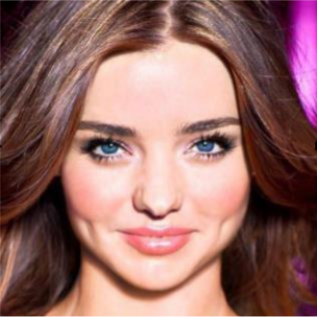
#> input picture training/dataset/library/000_0000.png, 317 x 317 px
$ python -i face_utils.py   (imports and definitions only)   (older library calls are emulated)
#> lines starting #> are read from the running program, lines starting #| are printed output that depends on the picture
import cv2
import numpy as np
from skimage import transform as trans


# [18 lines left out: function get_keypts, not called in this run]


def img_align_crop(img, landmark=None, outsize=None, scale=1.3, mask=None):
\
\


    M = None

    target_size = [112, 112]

    dst = np.array([
        [30.2946, 51.6963],
        [65.5318, 51.5014],
        [48.0252, 71.7366],
        [33.5493, 92.3655],
        [62.7299, 92.2041]], dtype=np.float32)

    if target_size[1] == 112:
        dst[:, 0] += 8.0

    dst[:, 0] = dst[:, 0] * outsize[0] / target_size[0]
    dst[:, 1] = dst[:, 1] * outsize[1] / target_size[1]

    target_size = outsize

    margin_rate = scale - 1
    x_margin = target_size[0] * margin_rate / 2.
    y_margin = target_size[1] * margin_rate / 2.


    dst[:, 0] += x_margin
    dst[:, 1] += y_margin


    dst[:, 0] *= target_size[0] / (target_size[0] + 2 * x_margin)
    dst[:, 1] *= target_size[1] / (target_size[1] + 2 * y_margin)

    src = landmark.astype(np.float32)


    tform = trans.SimilarityTransform()
    tform.estimate(src, dst)
    M = tform.params[0:2, :]


    img = cv2.warpAffine(img, M, (target_size[1], target_size[0]))

    if outsize is not None:
        img = cv2.resize(img, (outsize[1], outsize[0]))

    if mask is not None:
        mask = cv2.warpAffine(mask, M, (target_size[1], target_size[0]))
        mask = cv2.resize(mask, (outsize[1], outsize[0]))
        return img, mask
    else:
        return img


# [150 lines left out: functions expand_bbox, extract_face_MTCNN, extract_aligned_face_MTCNN, extract_face_DLIB, not called in this run]

>>> import cv2
>>> picture = cv2.imread('library/000_0000.png', cv2.IMREAD_GRAYSCALE)
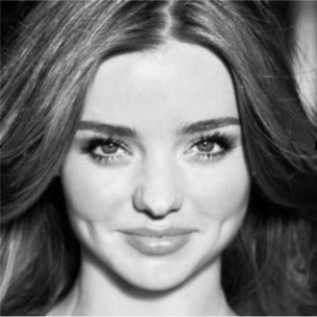
#> picture: shape (317, 317); min 0, max 244, mean 117.8
>>> result = img_align_crop(picture)
#> (the run stopped early here; a loop or call above may not have finished)

$ run again, on training/dataset/library/001_0000.png
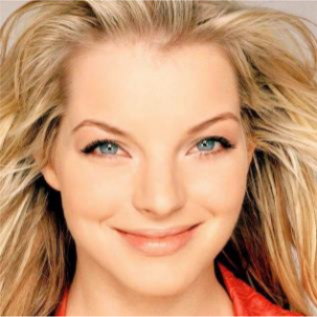
#> input picture training/dataset/library/001_0000.png, 317 x 317 px
#> `picture = cv2.imread('library/000_0000.png', cv2.IMREAD_GRAYSCALE)`:
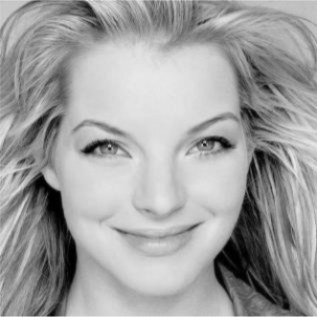
#> picture: shape (317, 317); min 0, max 233, mean 160
